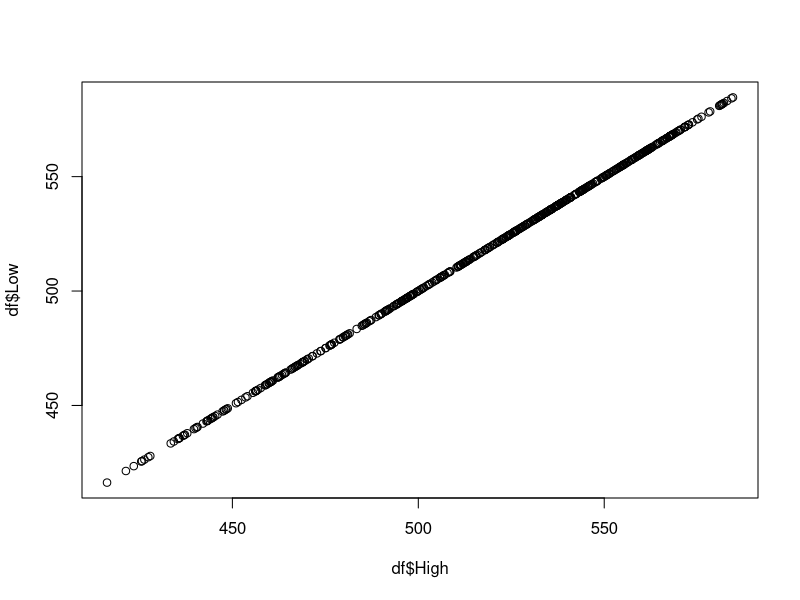
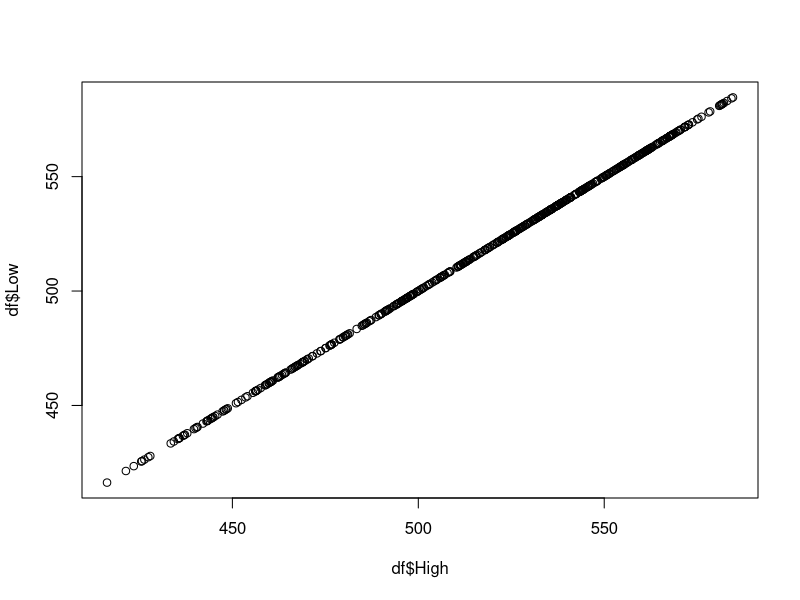
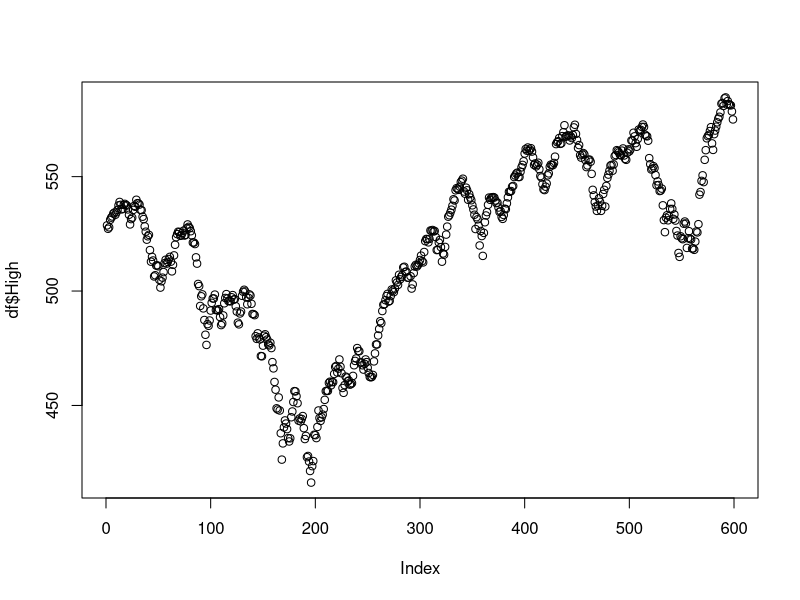
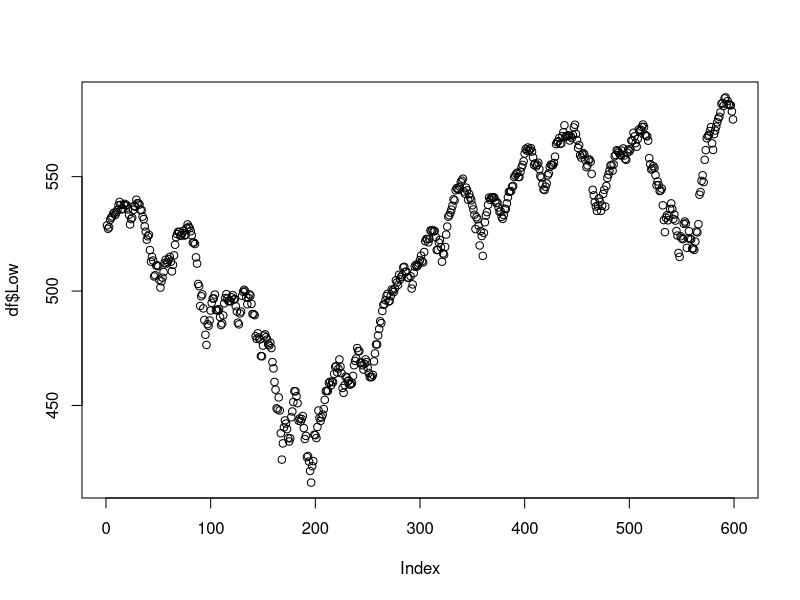
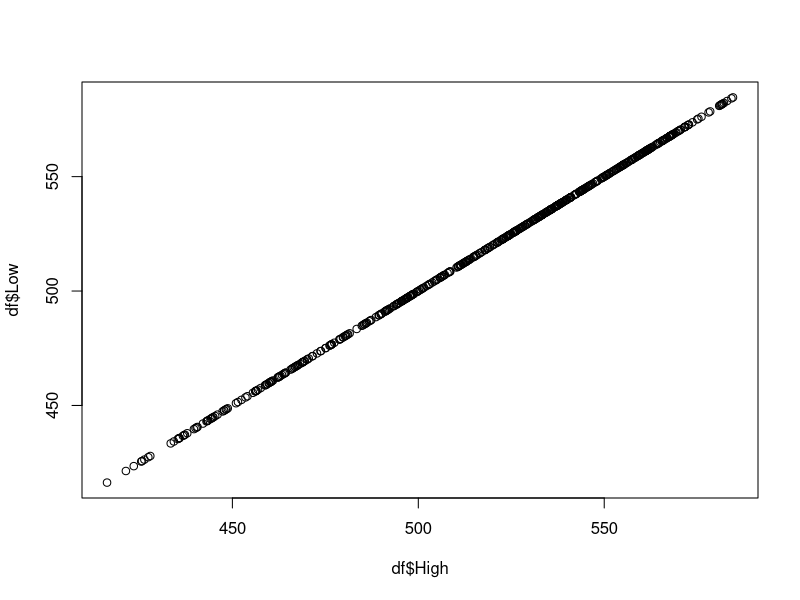
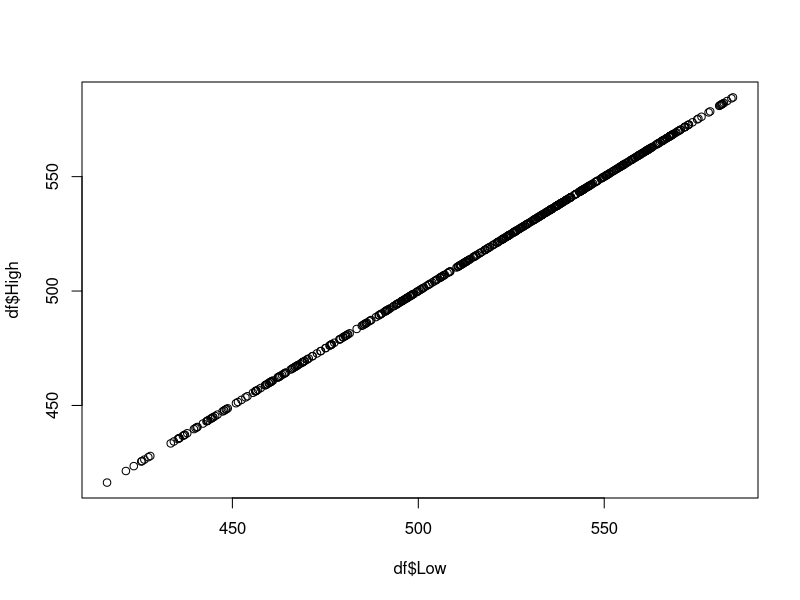
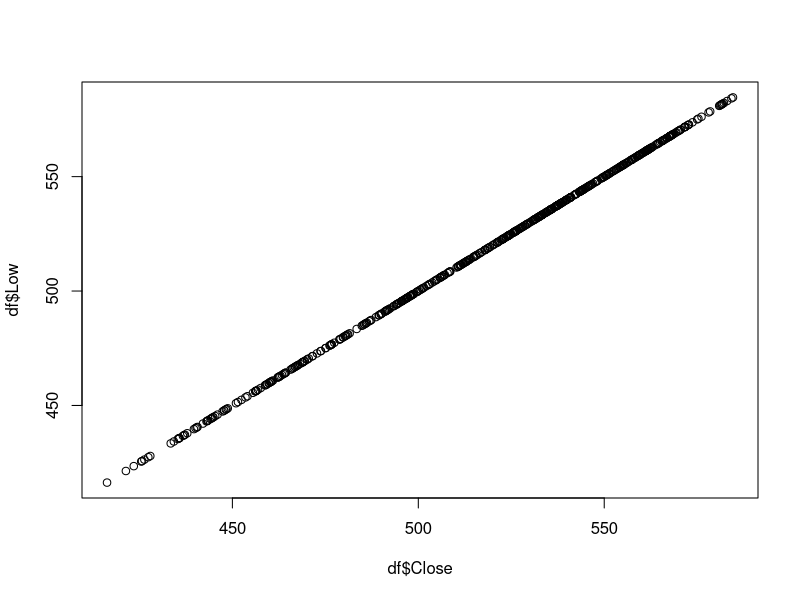
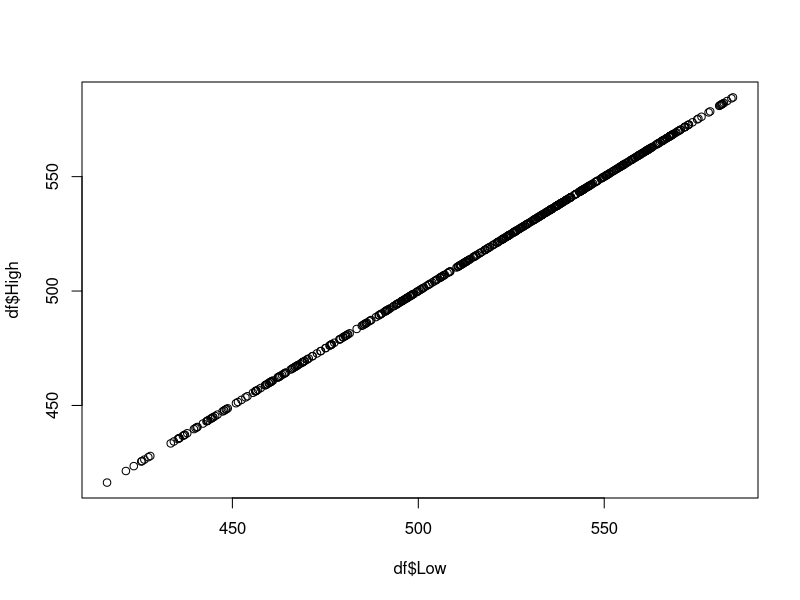

Here is the R script that generated these plots, in order: (Note: this script raises an error after producing the figures.)
## ---- chunk 1
df = read.csv("indexdata22.csv")
head(df)
## ---- chunk 2
df=read.csv('indexdata22.csv')
head(df)

## ---- chunk 3
class(df)

## ---- chunk 4
class(df$High)
class(dimnames(df))
head(df)
head(df,n=3)
tail(df)
tail(df,n=3)
summary(df)
summary(df$High)
mean(df$High)
median(df$High)

df1=df
df1[is.na(df1)]=0
head(df1)

mode(df1$High)
var(df1$High)
sd(df1$High)
var(df$High, df$Close)
str(df1)
head(structure(df1))
ls.str(df1)
ls.str(pattern = 'df1')
names(df1)
row.names(df)
dimnames(df)
length(df)
head(df$High)
df$High[3]
df$High[1:5]
tdf=attach(df)
tdf
max(df$High)
max(df$low)
min(df$High)
min(df$Low)
head(stack(df))
head(sort(df$High))
head(sort(df$Low))


## ---- chunk 5
head(order(df$High))
head(rank(df$High),n=10)
df[3,3]
df[3,1:5]
head(as.matrix(df))
head(rbind(df))
head(cbind(df))
head(cumsum(df$High))
head(cummax(df$Low))
head(cummin(df$High))
head(cumprod(df$High))
table(df$high)
is.data.frame(df)
is.table(df)
if(class(df)=='data.frame')TRUE else FALSE
seq_along(df)
head(rnorm(df$High, mean = 0, sd = 1))
qqplot(df$High,df$Low)
qqp = qqplot(df$High, df$Low)
plot(df$High)
plot(df$Low)
plot(df$High,df$Low)
plot(df$High ~ df$Low, data = df)
plot(df$Low ~ df$Close, data = df)
plot(df$High ~ df$Low)
plot(df$High, horizontal = T)
title(xlab = 'High scores')
library(dplyr)
table(df$Close)
table(df$High)
table(df$Low)
tapply(df$High, df$Low, FUN = mean)
tapply(df$High, df$Low, FUN = var)
tapply(df$High, df$Low, FUN = mean)
tapply(df$High, df$Low, FUN = var)

tapply(df$High, df$Low, FUN = mean)
aggregate(df[ , 10:11], by = list(df$High), FUN = mean)
aggregate(df[ , 10:11], by = list(df$High_setting), FUN = mean)
aggregate(df[ , 10:11], by = list(df$High_type), FUN = mean)
aggregate(df[ , 10:11], by = list(df$High_method), FUN = mean)
aggregate(df[ , 10:11], by = list(df$High), FUN = mean)
aggregate(cbind(df$High, df$Low), data = df, by = list(df$Close), FUN = mean)
aggregate(df$High ~ df$Low, data = df, FUN = mean)
aggregate(df$High ~ df$Low * df$Low_type, data = df, FUN = mean)
head(na.omit(df))
objects(df)
ls(df)
cor.test(~ df$High + df$Low, data = df)
coef(dflm)
confint(dflm)
head(fitted(dflm))
head(residuals(dflm))
formula(dflm)
dflm$High
head(fitted(dflm))
head(residuals(dflm))
formula(dflm)
dflm$High
formula(df)
df.m = apply(df[,10:11], 2, mean)
df.m
df.m = apply(df[,10:11], 2, mean)
df.m
df.s = apply(df[,10:11], 2, sum)
df.s

